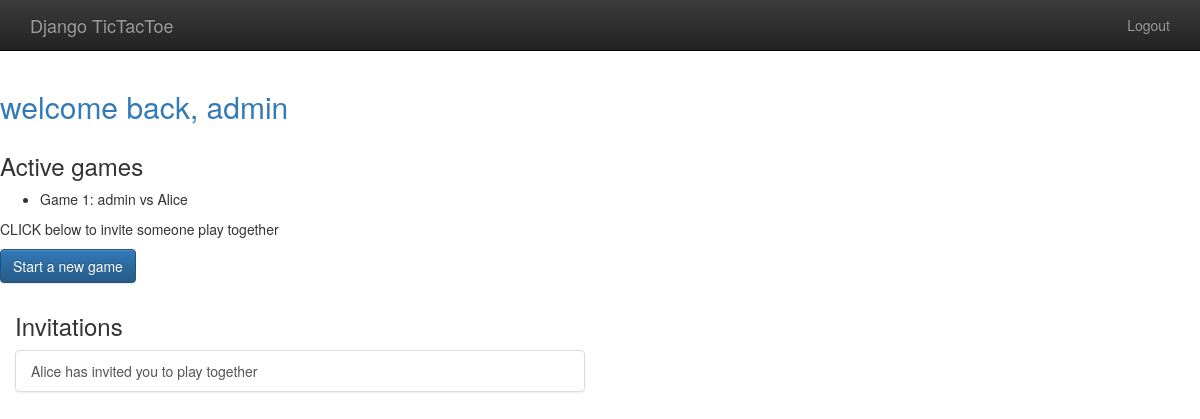
/player/home (signed in), run on the app's committed database.
### gameplay/models.py (models this page shows, shortened)
class Game(models.Model):
    first_player = models.ForeignKey(User, related_name="game_player_1", on_delete=models.CASCADE)
    second_player = models.ForeignKey(User, related_name="game_player_2", on_delete=models.CASCADE)
    start_time = models.DateTimeField(auto_now_add=True)
    last_active = models.DateTimeField(auto_now=True)
    status = models.CharField(max_length=1, default='F', choices=GAME_STATUS_CHOICES)
    objects = GamesQuerySet.as_manager()

### player/models.py (models this page shows)
class Invitation(models.Model):
    from_user = models.ForeignKey(User, related_name='invitation_send', on_delete=models.CASCADE)
    to_user = models.ForeignKey(User, related_name='invitation_received', on_delete=models.CASCADE)
    message = models.CharField(max_length=300)
    timestamp = models.DateTimeField(auto_now_add=True)

### player/views.py (the view)
# urls.py: path('home', home, name="player_home"),
@login_required()
def home(request):
    my_games = Game.objects.games_for_user(request.user)
    active_games = my_games.active()
    invitations = request.user.invitation_received.all()
    return render(request, "player/home.html", {'games': active_games, 'invitations': invitations})

### gameplay/models.py (called while the page is built)
    def games_for_user(self, user):
        return self.filter(
            Q(first_player=user) or Q(second_player=user)
        )

    def active(self):
        return self.filter(
            Q(status='F') or Q(status='S')
        )

### templates/player/home.html (shortened to what this page needs)
{% extends "base.html" %}
{% load static %}
{% block content %}
    <h2 class="text-primary">welcome back, {{ user.username }} </h2>
    <div class="row">
        <div class="col-md-6">
            <h3>Active games</h3>
            <ul>
                {% for g in games %}
                    <li>Game {{g.id}}: {{g.first_player}} vs {{g.second_player}} </li>
                {% endfor %}
            </ul>
            <p>CLICK below to invite someone play together</p>
            <p>
                <a class="btn btn-primary" href="{% url 'player_new_invitation' %}">Start a new game</a>
            </p>
        </div>
    </div>
    <div class="col-md-6">
        <h3>Invitations</h3>
        {% if invitations %}
            <div class="list-group">
                {% for inv in invitations %}
                    <a class="list-group-item" href="">
                        {{ inv.from_user.username }} has invited you to play together
                    </a>
                {% endfor %}
            </div>
        {% else %}
            <p>No new invitation</p>
        {% endif %}
    </div>
{% endblock %}

### templates/base.html (style rules this page uses)
body { padding-top: 70px; padding-bottom: 20px; }

### data on the page
Game: id "1", first_player "admin", second_player "Alice"
Invitation: from_user.username "Alice"

### other printed values
{{ user.username }} "admin"
